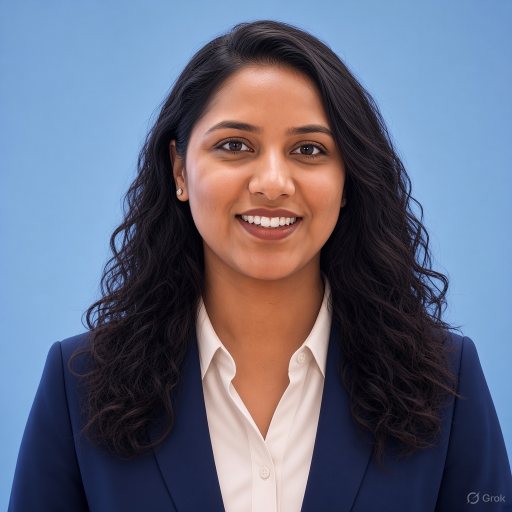
#> input picture tran_moment/path_b/face.jpg, 1024 x 1024 px, found by its file name (shown at 1/2 size)
$ python generate_reactions.py
#> lines starting #> are read from the running program, lines starting #| are printed output that depends on the picture
### tran_moment/path_b/generate_mouths.py
"""Cut ~9 aligned, photo-accurate mouth-shape PNGs from prepared/face.jpg (Path B, CPU).

This is the realistic pass: instead of resizing the mouth crop into a blob, it
*wraps the real pixels* around the landmark mouth — the lower lip + chin drop
(so the photo's own teeth / inner-mouth band stretches open, exactly like the
live widget canvas), the lips spread or round, and the whole edit is feathered
back into the untouched skin.  No model, no GPU, numpy + PIL only.

A designer can still replace the files in mouths/ with hand-painted shapes;
keep the same filenames and canvas size (full portrait, transparent outside the
mouth region).

    uv run python tran_moment/path_b/generate_mouths.py
    # without uv:  python tran_moment/path_b/generate_mouths.py   (numpy + pillow)
"""

from __future__ import annotations

import json
import sys
from pathlib import Path

import numpy as np
from PIL import Image

HERE = Path(__file__).resolve().parent
PREP = HERE.parent / "prepared"
OUT = HERE / "mouths"

# Each shape: how far the jaw drops (open, -0.1..1.0) and how the lips move
# sideways (width, -1 = round O/U .. +1 = wide E/I).  "open" is the same 0..1
# the live widget feeds its canvas jaw, so the two paths agree frame-to-frame.
SHAPES = {
    "rest":   {"open": 0.00, "width": 0.00, "file": "X.png"},
    "closed": {"open": -0.06, "width": 0.00, "file": "closed.png"},  # lips pressed (MBP)
    "A":      {"open": 0.90, "width": 0.05, "file": "A.png"},        # a / आ / schwa
    "E":      {"open": 0.50, "width": 0.85, "file": "E.png"},        # e / ai
    "I":      {"open": 0.38, "width": 0.92, "file": "I.png"},        # i / ee
    "O":      {"open": 0.66, "width": -0.85, "file": "O.png"},       # o
    "U":      {"open": 0.46, "width": -0.95, "file": "U.png"},       # u / oo
    "FV":     {"open": 0.18, "width": 0.22, "file": "FV.png"},       # f / v (teeth on lip)
    "L":      {"open": 0.55, "width": 0.28, "file": "L.png"},        # l / t / d
}

# Rhubarb A..H,X → our photo shapes (A is MBP = lips together, X is rest)
RHUBARB = {
    "A": "closed.png",
    "B": "E.png",
    "C": "A.png",
    "D": "I.png",
    "E": "E.png",
    "F": "U.png",
    "G": "U.png",
    "H": "L.png",
    "X": "X.png",
}


def _smooth(t: np.ndarray) -> np.ndarray:
    t = np.clip(t, 0.0, 1.0)
    return t * t * (3.0 - 2.0 * t)


# [59 lines left out: function _warp, not called in this run]


def _alpha(rgb_wh: tuple[int, int], pts: dict) -> np.ndarray:
    """Feathered alpha that is opaque over the mouth/jaw edit and 0 outside it."""
    H, W = rgb_wh
    lx = float(pts["mouth_left"][0])
    rx = float(pts["mouth_right"][0])
    lip_top = float(pts["lip_top"][1])
    chin = float(pts["chin"][1])
    cx = (lx + rx) / 2.0
    mw = max(8.0, rx - lx)
    x0, x1 = cx - mw * 1.35, cx + mw * 1.35
    y0, y1 = lip_top - mw * 0.55, chin + mw * 0.30
    fx = mw * 0.35
    fy = mw * 0.25

    yy, xx = np.mgrid[0:H, 0:W].astype(np.float32)
    ax = _smooth((xx - x0) / fx) * _smooth((x1 - xx) / fx)
    ay = _smooth((yy - y0) / fy) * _smooth((y1 - yy) / fy)
    return np.clip(ax * ay * 255.0, 0, 255).astype(np.uint8)


# [40 lines left out: function main, not called in this run]


# [2 lines that do not run on import are left out]

### tran_moment/path_b/generate_reactions.py
"""Reaction frames for the puppet from prepared/face.jpg (CPU, numpy + PIL + scipy; no model, no GPU).

The mouth shapes (generate_mouths.py) cover speech. This adds the *other* moments a face has in a
conversation, each as an aligned PNG layer over the same 640x852 canvas (transparent outside its region):

  eyes   eyes_closed, eyes_half           blink frames with the real upper lid stretched over the eye
         gaze_left, gaze_right, gaze_up   the iris/sclera shifted inside the opening (listening / thinking)
  brows  brows_up                         raised (question, interest, "acha!")
         brows_in                         inner ends down and in (concern, "hmm, dikkat hai")
  mouth  smile.png (into mouths/)         corners lifted and widened, lips closed: the warm resting face
  poses  head_tilt_l, head_tilt_r, head_down, head_up, lean_in   whole-frame body/head variants (for
         clip-style crossfades and review; the live card does these with CSS transforms)

Writes path_b/reactions/*.png, path_b/reactions.json and path_b/reactions_sheet.png (contact sheet).

    python tran_moment/path_b/generate_reactions.py
"""
from __future__ import annotations

import json
import sys
from pathlib import Path

import numpy as np
from PIL import Image, ImageDraw
from scipy.ndimage import map_coordinates

HERE = Path(__file__).resolve().parent
sys.path.insert(0, str(HERE))
from generate_mouths import _alpha as mouth_alpha, _smooth  # noqa: E402

PREP = HERE.parent / "prepared"
OUT = HERE / "reactions"
MOUTHS = HERE / "mouths"


def warp(rgb: np.ndarray, dx: np.ndarray, dy: np.ndarray) -> np.ndarray:
    """Output pixel (y, x) samples source (y - dy, x - dx): positive dy moves content DOWN."""
    H, W = rgb.shape[:2]
    yy, xx = np.mgrid[0:H, 0:W].astype(np.float32)
    src = np.array([yy - dy, xx - dx], dtype=np.float32)
    out = np.empty_like(rgb, dtype=np.float32)
    for c in range(3):
        out[..., c] = map_coordinates(rgb[..., c].astype(np.float32), src, order=1, mode="nearest")
    return out


def box_alpha(shape: tuple[int, int], x0: float, x1: float, y0: float, y1: float, fx: float, fy: float) -> np.ndarray:
    H, W = shape
    yy, xx = np.mgrid[0:H, 0:W].astype(np.float32)
    ax = _smooth((xx - x0) / fx) * _smooth((x1 - xx) / fx)
    ay = _smooth((yy - y0) / fy) * _smooth((y1 - yy) / fy)
    return np.clip(ax * ay, 0, 1).astype(np.float32)


def save_layer(rgb: np.ndarray, alpha01: np.ndarray, path: Path) -> None:
    a = (np.clip(alpha01, 0, 1) * 255).astype(np.uint8)
    im = Image.fromarray(np.clip(rgb, 0, 255).astype(np.uint8), "RGB").convert("RGBA")
    im.putalpha(Image.fromarray(a, "L"))
    im.save(path)


# ---------------------------------------------------------------- eyes
def eye_geom(p: dict, side: str) -> dict:
    o, i, t, b = p[f"eye_{side}_outer"], p[f"eye_{side}_inner"], p[f"eye_{side}_top"], p[f"eye_{side}_bottom"]
    x0, x1 = min(o[0], i[0]), max(o[0], i[0])
    return {"cx": (x0 + x1) / 2, "w": x1 - x0, "top": float(t[1]), "bottom": float(b[1]), "x0": x0, "x1": x1}


def lid_field(shape, g: dict, amt: float) -> tuple[np.ndarray, np.ndarray]:
    """Upper lid skin stretched down over the opening: closes `amt` of the eye height, almond-shaped."""
    H, W = shape
    yy, xx = np.mgrid[0:H, 0:W].astype(np.float32)
    eye_h = max(6.0, g["bottom"] - g["top"])
    k = eye_h * 1.3                       # how much lid skin above the eye is used
    cover = eye_h * amt                   # how much of the opening the lid covers
    y_start, y_end = g["top"] - k, g["top"] + cover
    stretch = 1 - k / (k + cover)         # the lid band [y_start, top] is stretched over [y_start, y_end]
    ell = np.clip(1 - ((xx - g["cx"]) / (g["w"] / 2 * 1.05)) ** 2, 0, 1) ** 0.5  # almond: nothing at the corners
    band = (yy >= y_start) & (yy <= y_end)
    dy = np.where(band, (yy - y_start) * stretch, 0.0)
    # below the lid edge the rest of the opening is compressed: displacement fades from `cover` to 0
    below = (yy > y_end) & (yy <= g["bottom"] + 4)
    rem = max(2.0, (g["bottom"] + 4) - y_end)
    dy = np.where(below, cover * stretch / max(stretch, 1e-6) * 0 + cover * np.clip(1 - (yy - y_end) / rem, 0, 1), dy)
    dy = (dy * ell).astype(np.float32)
    return np.zeros_like(dy), dy


def gaze_field(shape, g: dict, dx_px: float, dy_px: float) -> tuple[np.ndarray, np.ndarray]:
    H, W = shape
    yy, xx = np.mgrid[0:H, 0:W].astype(np.float32)
    cy = (g["top"] + g["bottom"]) / 2
    ry = max(4.0, (g["bottom"] - g["top"]) / 2 * 0.9)
    rx = g["w"] / 2 * 0.92
    r = ((xx - g["cx"]) / rx) ** 2 + ((yy - cy) / ry) ** 2
    m = np.clip(1 - r, 0, 1) ** 0.6
    return (dx_px * m).astype(np.float32), (dy_px * m).astype(np.float32)


def eyes_alpha(shape, gl: dict, gr: dict) -> np.ndarray:
    pad = 14
    a = np.zeros(shape, np.float32)
    for g in (gl, gr):
        a = np.maximum(a, box_alpha(shape, g["x0"] - pad, g["x1"] + pad, g["top"] - 26, g["bottom"] + 10, 9, 7))
    return a


# ---------------------------------------------------------------- brows
def brow_field(shape, p: dict, mode: str) -> tuple[np.ndarray, np.ndarray, np.ndarray]:
    H, W = shape
    yy, xx = np.mgrid[0:H, 0:W].astype(np.float32)
    dx = np.zeros(shape, np.float32); dy = np.zeros(shape, np.float32); alpha = np.zeros(shape, np.float32)
    for side in ("l", "r"):
        g = eye_geom(p, side)
        by = float(p[f"brow_{side}"][1])
        x0, x1 = g["x0"] - 16, g["x1"] + 16
        band = box_alpha(shape, x0, x1, by - 34, by + 30, 10, 14)
        vert = np.exp(-((yy - by) / 16.0) ** 2)
        if mode == "up":
            dy -= 10.5 * band * vert           # whole brow up (2026-11-03: 7 -> 10.5 px, the raise was too subtle on the card)
        else:  # "in": inner end down and toward the nose
            inner_x = g["x1"] if side == "l" else g["x0"]
            near = np.clip(1 - np.abs(xx - inner_x) / (g["w"] * 0.8), 0, 1) ** 1.2
            dy += 7.0 * band * vert * near
            dx += (8.0 if side == "l" else -8.0) * band * vert * near
        alpha = np.maximum(alpha, box_alpha(shape, x0 - 6, x1 + 6, by - 42, by + 34, 12, 12))
    return dx, dy, alpha


# ---------------------------------------------------------------- smile (mouth layer)
def smile_field(shape, p: dict, amt: float) -> tuple[np.ndarray, np.ndarray]:
    H, W = shape
    yy, xx = np.mgrid[0:H, 0:W].astype(np.float32)
    lx, ly = p["mouth_left"]; rx, ry = p["mouth_right"]
    mw = rx - lx
    dx = np.zeros(shape, np.float32); dy = np.zeros(shape, np.float32)
    for (cx, cy, sgn) in ((lx, ly, -1.0), (rx, ry, 1.0)):
        r = np.sqrt((xx - cx) ** 2 + (yy - cy) ** 2) / (mw * 0.42)
        w = np.clip(1 - r, 0, 1) ** 1.4
        dy -= 6.0 * amt * w                    # corner up
        dx += sgn * 4.0 * amt * w              # corner out
    # cheeks lift a touch with it
    for (cx, cy) in ((lx - mw * 0.25, ly - mw * 0.35), (rx + mw * 0.25, ry - mw * 0.35)):
        r = np.sqrt((xx - cx) ** 2 + (yy - cy) ** 2) / (mw * 0.5)
        dy -= 2.5 * amt * np.clip(1 - r, 0, 1) ** 1.5
    return dx, dy


# ---------------------------------------------------------------- poses (whole frame)
def pose(img: Image.Image, p: dict, kind: str, bg: tuple) -> Image.Image:
    W, H = img.size
    cx, chin = float(p["chin"][0]), float(p["chin"][1])
    if kind in ("head_tilt_l", "head_tilt_r"):
        ang = 5.0 if kind == "head_tilt_l" else -5.0
        return img.rotate(ang, resample=Image.BICUBIC, center=(cx, chin + 90), fillcolor=bg)
    if kind == "head_down":   # chin toward the chest: down a little, slightly compressed
        return img.transform((W, H), Image.AFFINE, (1, 0, 0, 0, 1 / 0.975, -(12 + chin * (1 - 1 / 0.975))), resample=Image.BICUBIC, fillcolor=bg)
    if kind == "head_up":
        return img.transform((W, H), Image.AFFINE, (1, 0, 0, 0, 1 / 1.02, (8 + chin * (1 - 1 / 1.02))), resample=Image.BICUBIC, fillcolor=bg)
    if kind == "lean_in":     # toward the camera: scale about the chest
        s = 1.07; ox, oy = W / 2, chin + 140
        return img.transform((W, H), Image.AFFINE, (1 / s, 0, ox - ox / s, 0, 1 / s, oy - oy / s), resample=Image.BICUBIC, fillcolor=bg)
    return img


def main() -> int:
    jpg, meta = PREP / "face.jpg", PREP / "face.json"
    if not jpg.exists() or not meta.exists():
        print("run tran_moment/prepare_portrait.py first", file=sys.stderr)
        return 1
    img = Image.open(jpg).convert("RGB")
#> img is the input picture: PIL image 1024x1024 RGB; mean R, G, B 100.1, 105.7, 126.3
    rgb = np.asarray(img).astype(np.float32)
    H, W = rgb.shape[:2]
#> H = 1024; W = 1024
    p = json.loads(meta.read_text(encoding="utf-8"))["points"]
#> (reads tran_moment/prepared/face.json from the repository)
    OUT.mkdir(exist_ok=True)
    edge = np.concatenate([rgb[0], rgb[-1], rgb[:, 0], rgb[:, -1]])
    bg = tuple(int(v) for v in np.median(edge, axis=0))
#> bg = (119, 163, 212)
    layers: dict[str, dict] = {}
    gl, gr = eye_geom(p, "l"), eye_geom(p, "r")
    ea = eyes_alpha((H, W), gl, gr)
    ebox = [int(min(gl["x0"], gr["x0"]) - 20), int(min(gl["top"], gr["top"]) - 30), int(max(gl["x1"], gr["x1"]) + 20), int(max(gl["bottom"], gr["bottom"]) + 14)]

    # eyes: blink frames
    for name, amt in (("eyes_closed", 1.0), ("eyes_half", 0.55)):
        dx = np.zeros((H, W), np.float32); dy = np.zeros((H, W), np.float32)
        for g in (gl, gr):
            ddx, ddy = lid_field((H, W), g, amt); dx += ddx; dy += ddy
        save_layer(warp(rgb, dx, dy), ea, OUT / f"{name}.png")
        layers[name] = {"file": f"{name}.png", "kind": "eyes", "box": ebox, "closed": amt}
#> this loop made 2 passes
#> pass 1, in save_layer, `im.save(path)`:
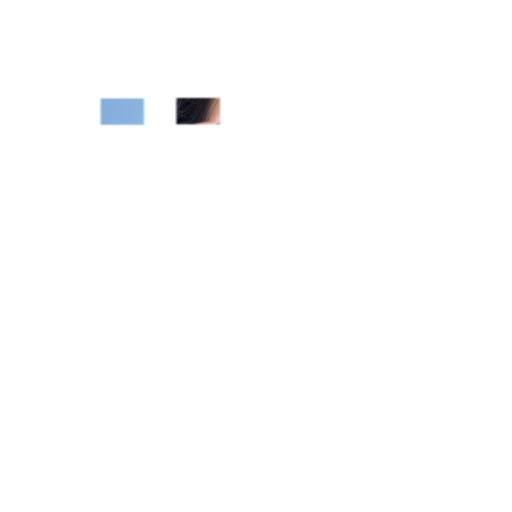
#> saved as eyes_closed.png: PIL image 1024x1024 RGBA (shown at 1/2 size); mean R, G, B, A 100, 105.7, 126.2, 2.2; transparent parts drawn white
#> after the loop: dx: shape (1024, 1024) float32; every value is 0
#> after the loop, layers = 2 items
    # eyes: gaze
    for name, (gx, gy) in (("gaze_left", (-6.5, 0.0)), ("gaze_right", (6.5, 0.0)), ("gaze_up", (0.0, -5.5))):
        dx = np.zeros((H, W), np.float32); dy = np.zeros((H, W), np.float32)
        for g in (gl, gr):
            ddx, ddy = gaze_field((H, W), g, gx, gy); dx += ddx; dy += ddy
        save_layer(warp(rgb, dx, dy), ea, OUT / f"{name}.png")
        layers[name] = {"file": f"{name}.png", "kind": "eyes", "box": ebox, "gaze": [gx, gy]}
#> after the loop, layers = 5 items
    # brows
    for name, mode in (("brows_up", "up"), ("brows_in", "in")):
        dx, dy, a = brow_field((H, W), p, mode)
        save_layer(warp(rgb, dx, dy), a, OUT / f"{name}.png")
        ys, xs = np.where(a > 0.02)
        layers[name] = {"file": f"{name}.png", "kind": "brows", "box": [int(xs.min()), int(ys.min()), int(xs.max()), int(ys.max())]}
#> this loop made 2 passes
#> pass 1, in save_layer (call 6), `im.save(path)`:
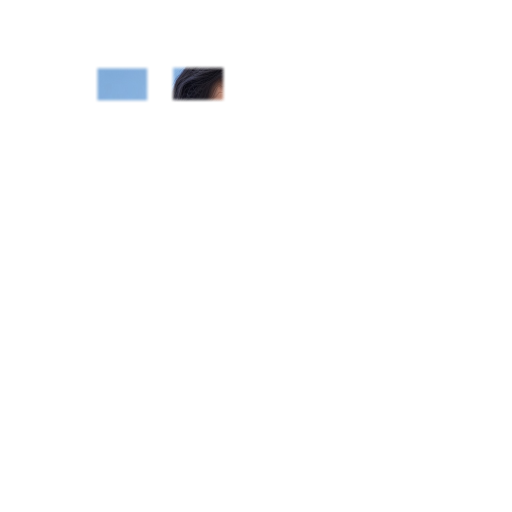
#> saved as brows_up.png: PIL image 1024x1024 RGBA (shown at 1/2 size); mean R, G, B, A 100.1, 105.7, 126.3, 3.1; transparent parts drawn white
#> after the loop, layers = 7 items
    # smile: a resting mouth shape, saved with the mouth set so the puppet can use it as "rest while warm"
    MOUTHS.mkdir(exist_ok=True)
    dx, dy = smile_field((H, W), p, 1.0)
    ma = mouth_alpha((H, W), p).astype(np.float32) / 255.0
    save_layer(warp(rgb, dx, dy), ma, MOUTHS / "smile.png")
#> in save_layer (call 8), `a = (np.clip(alpha01, 0, 1) * 255).astype(np.uint8)`:
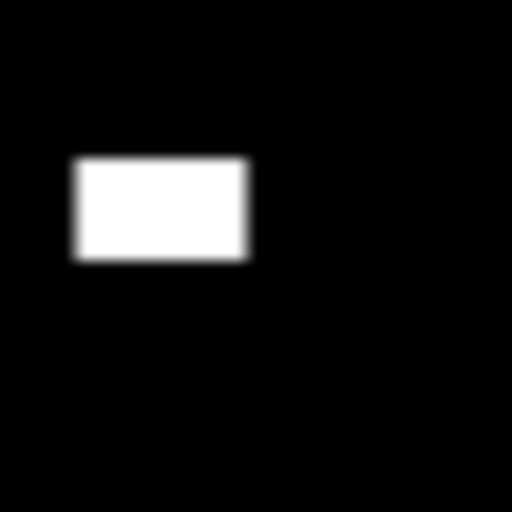
#> a: shape (1024, 1024) (shown at 1/2 size); min 0, max 255, mean 17
    layers["smile"] = {"file": "../mouths/smile.png", "kind": "mouth", "note": "closed lips, corners lifted"}
    # poses (whole frame)
    for name in ("head_tilt_l", "head_tilt_r", "head_down", "head_up", "lean_in"):
        pose(img, p, name, bg).save(OUT / f"{name}.png")
        layers[name] = {"file": f"{name}.png", "kind": "pose"}
#> this loop made 5 passes
#> pass 1, in main, `pose(img, p, name, bg).save(OUT / f"{name}.png")`:
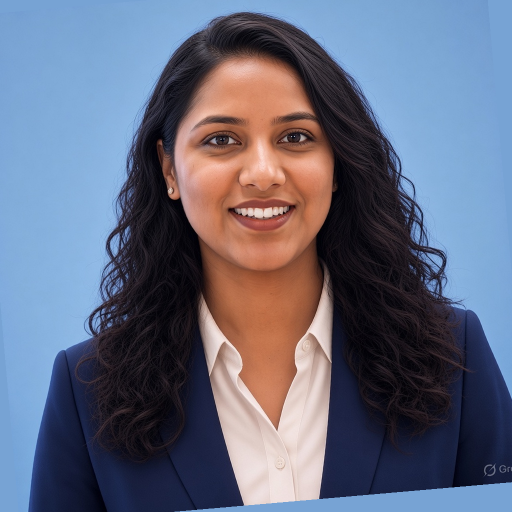
#> saved as head_tilt_l.png: PIL image 1024x1024 RGB (shown at 1/2 size); mean R, G, B 100.2, 106.1, 126.8
#> pass 2, in main, `pose(img, p, name, bg).save(OUT / f"{name}.png")`:
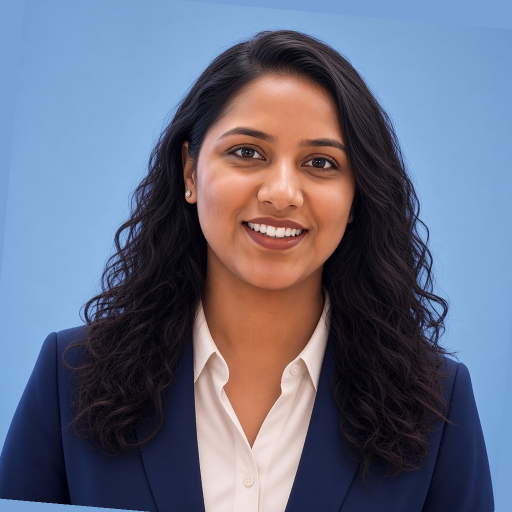
#> saved as head_tilt_r.png: PIL image 1024x1024 RGB (shown at 1/2 size); mean R, G, B 101, 107.5, 128.4
#> after the loop, layers = 13 items

    (HERE / "reactions.json").write_text(json.dumps({"canvas": {"width": W, "height": H}, "layers": layers,
        "note": "Warps of prepared/face.jpg (no model). eyes/brows layers composite over base.png (or over a mouth shape) in the card's puppet; poses are whole frames."}, indent=1), encoding="utf-8")

    # contact sheet for review
    names = ["base"] + list(layers)
#> names = ['base', 'eyes_closed', 'eyes_half', 'gaze_left', 'gaze_right', 'gaze_up', 'brows_up', 'brows_in', 'smile', 'head_tilt_l', 'head_tilt_r', 'head_down', 'head_up', 'lean_in']
    thumbs = []
    for n in names:
        if n == "base":
            im = img.copy()
        elif layers[n]["kind"] == "pose":
            im = Image.open(OUT / layers[n]["file"]).convert("RGB")
        else:
            im = img.copy().convert("RGBA")
            lay = Image.open((MOUTHS / "smile.png") if n == "smile" else OUT / layers[n]["file"]).convert("RGBA")
            im.alpha_composite(lay); im = im.convert("RGB")
        crop = im.crop((120, 120, 520, 560)) if layers.get(n, {}).get("kind") in ("eyes", "brows", "mouth") else im
        crop = crop.resize((200, int(200 * crop.height / crop.width)))
        canvas = Image.new("RGB", (200, 290), (20, 20, 24)); canvas.paste(crop, (0, 0))
#> after `canvas.paste(crop, (0, 0))`:
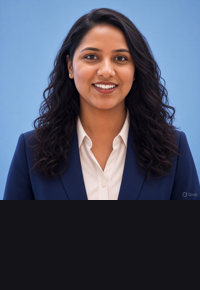
#> canvas: PIL image 200x290 RGB; mean R, G, B 75.2, 79.1, 94.5
        ImageDraw.Draw(canvas).text((6, 272), n, fill=(255, 255, 255))
        thumbs.append(canvas)
    cols = 6
#> cols = 6
    rows = (len(thumbs) + cols - 1) // cols
#> rows = 3
    sheet = Image.new("RGB", (cols * 204, rows * 294), (10, 10, 12))
    for i, t in enumerate(thumbs):
        sheet.paste(t, ((i % cols) * 204, (i // cols) * 294))
#> this loop made 14 passes
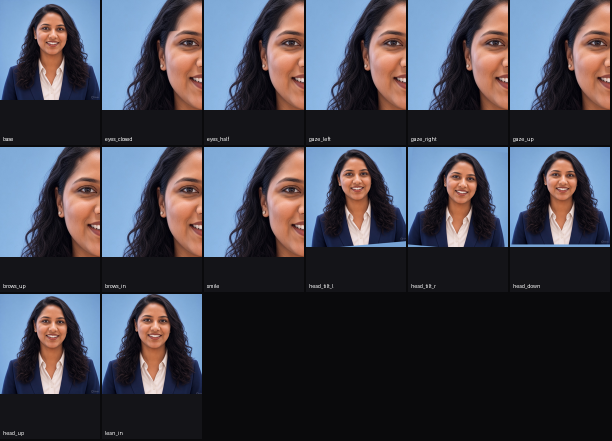
#> sheet: PIL image 1224x882 RGB (shown at 1/2 size); mean R, G, B 67.9, 68.5, 79.2
    sheet.save(HERE / "reactions_sheet.png")
    print(f"wrote {len(layers)} reaction layers to {OUT}, reactions.json, mouths/smile.png and reactions_sheet.png")
#| wrote 13 reaction layers to tran_moment/path_b/reactions, reactions.json, mouths/smile.png and reactions_sheet.png
    return 0


if __name__ == "__main__":
    sys.exit(main())
#> (the program exits here)
